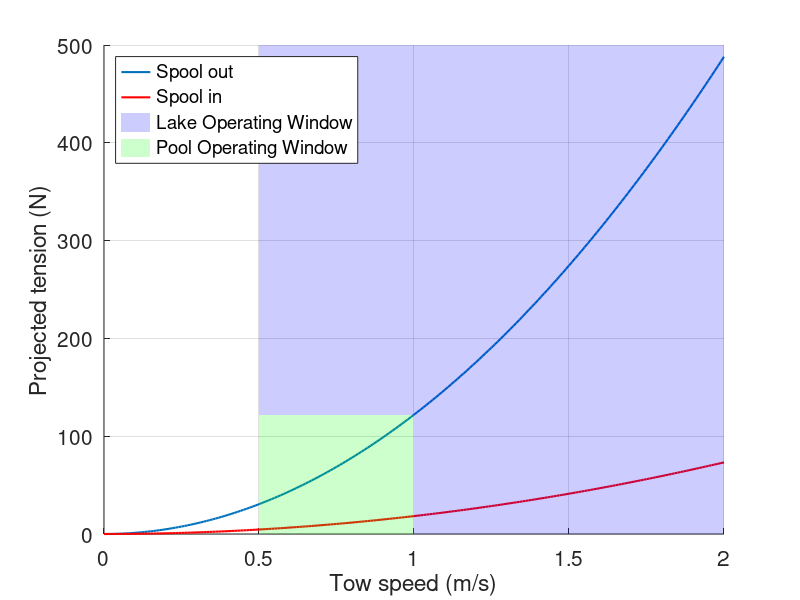
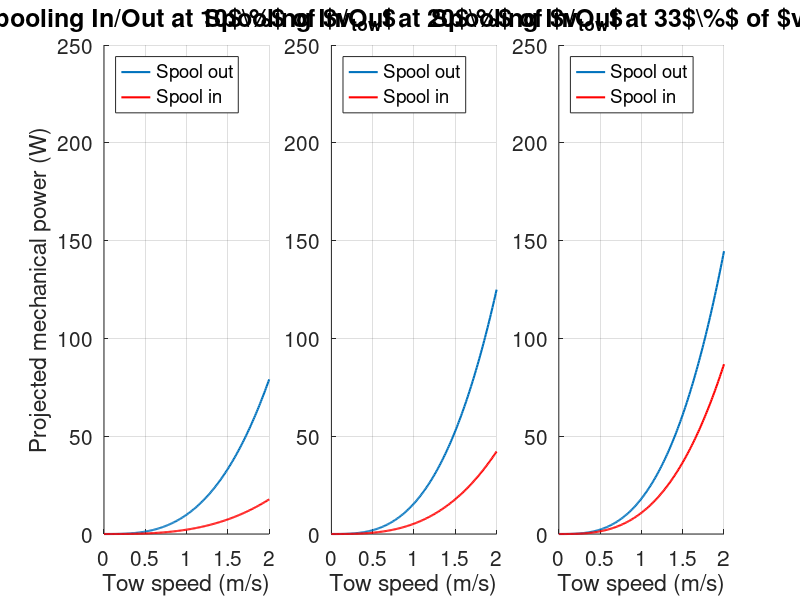

Reproduce these figures in MATLAB, in order. (Note: this script raises an error after producing the figures.)
%   Simple mechanical power estimation
%   By Chris Vermillion
%   Update by Andrew Abney 6/29/21
clc
clear all
close all
%   Define tow speeds of interest
vTow = 0:0.01:2;

%   Right now I'm parameterizing tension as purely quadratic in flow speed
%   T_crosscurrent = k1*v_flow^2
%   T_steady = k2*v_flow^2
% k1 = 151.8;
k1 = 122
k2 = 18.31;

%   Compare tension levels at various tow speeds, with no spool-out/in
tOut = k1*vTow.^2;
tIn = k2*vTow.^2;

figure(1)
hold on
plot(vTow,tOut,'LineWidth',1.5);
plot(vTow,tIn,'r','LineWidth',1.5);
xlabel('Tow speed (m/s)','fontsize',12);
ylabel('Projected tension (N)','fontsize',12);
grid
legend('Spool out','Spool in','Location','northwest');
% Mark the operational areas
yl = ylim; 
xBox = [.5, .5,     2,     2, 1, 1,   .5 ];
yBox = [k1, yl(2), yl(2), 0, 0, k1, k1];
patch(xBox, yBox, 'black', 'EdgeColor', 'none', 'FaceColor', 'blue', 'FaceAlpha', .2,...
    'DisplayName','Lake Operating Window');
xBox = [.5, .5, 1, 1, .5];
yBox = [0, k1, k1, 0, 0];
patch(xBox, yBox, 'black', 'EdgeColor','none', 'FaceColor', 'green', 'FaceAlpha', .2,...
    'DisplayName','Pool Operating Window');
xticks([0 0.5 1 1.5 2])
set(gca,'FontSize',15)
hold off;

%   Now, consider spool-out and spool-in operation, where K_in and K_out
%   represent the fraction of the tow speed at which spooling in and out
%   (respectively) occurs

kIn = [.1 .2 1/3]';
kOut = [.1 .2 1/3]';
vOut = (1-kIn)*vTow;
vIn = (1+kIn)*vTow;

pOut = k1*vOut.^2.*kOut.*vTow;
pIn = k2*vIn.^2.*kIn.*vTow;
titleCell = {'Spooling In/Out at 10$\%$ of $v_{tow}$',...
    'Spooling In/Out at 20$\%$ of $v_{tow}$',...
    'Spooling In/Out at 33$\%$ of $v_{tow}$'};

figure(2)
set(gcf,'Position',[100 100 1500 500]); 
for i = 1:numel(kIn)
    subplot(1,3,i); grid on; hold on;
    plot(vTow,pOut(i,:),'LineWidth',1.5); %Power Generated Spooling Out
    plot(vTow,pIn(i,:),'r','LineWidth',1.5); %Power Consumed Spooling In
    % plot(v_tow,P_out-P_in,'--k') %Net Mechanical Power
    xlabel('Tow speed (m/s)','fontsize',12);
    if i == 1
        ylabel('Projected mechanical power (W)','fontsize',12);
    end
    legend('Spool out','Spool in','Net Mechanical Power','Location','northwest');
    set(gca,'FontSize',15)
    ylim([0 250])
    title(titleCell{i},'FontSize',18)
end

%%
 figure(3)
h=tiledlayout(1,3,'Padding','compact','TileSpacing','compact')
set(gcf,'Position',[100 100 1500 500]); 
for i = 1:numel(kIn)
    nexttile
    grid on; hold on;
    plot(vTow,pOut(i,:),'LineWidth',1.5); %Power Generated Spooling Out
    plot(vTow,pIn(i,:),'r','LineWidth',1.5); %Power Consumed Spooling In
    % plot(v_tow,P_out-P_in,'--k') %Net Mechanical Power
    xlabel('Tow speed (m/s)','fontsize',12);
    if i == 1
        ylabel('Projected mechanical power (W)','fontsize',12);
    end
    set(gca,'FontSize',15)
    ylim([0 250])
    title(titleCell{i},'FontSize',18)
    legend('Spool out','Spool in','Net Mechanical Power','Location','northwest');
end
    